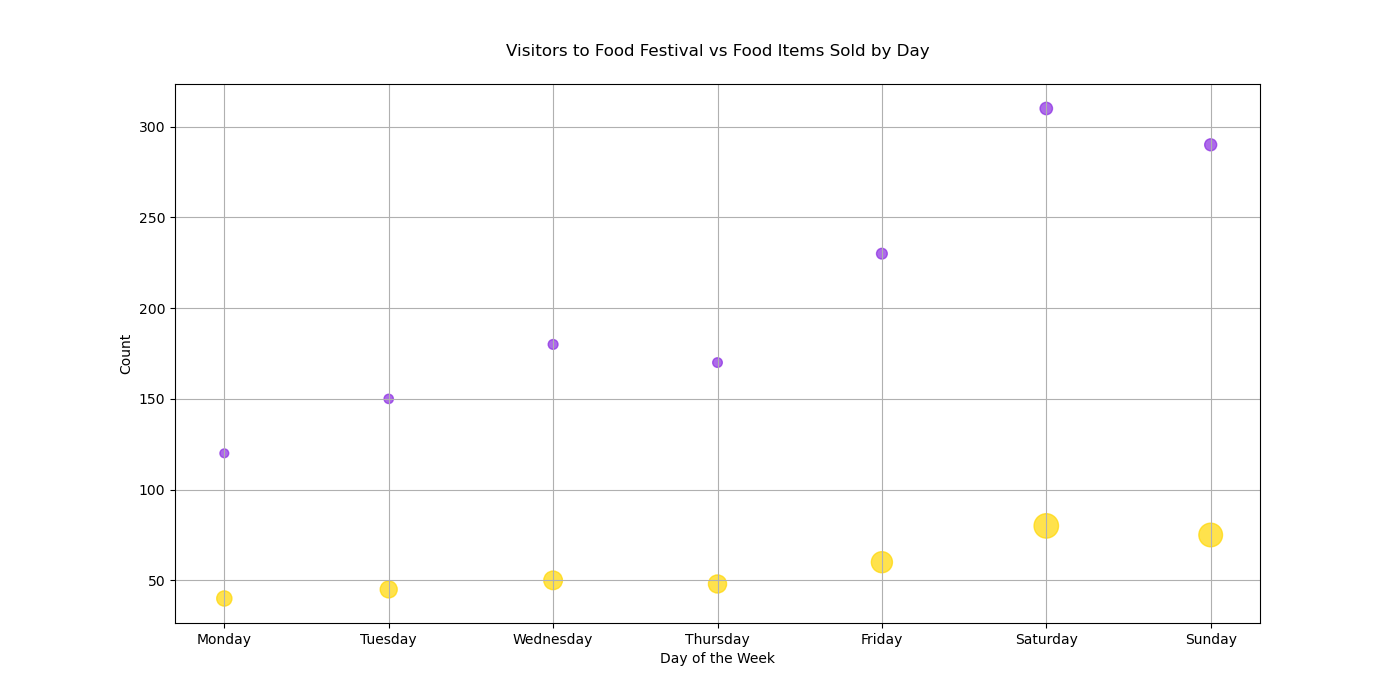

Here is the Python script that generated this plot:

import matplotlib.pyplot as plt

# Data points
days = ["Monday", "Tuesday", "Wednesday", "Thursday", "Friday", "Saturday", "Sunday"]
visitors_to_food_festival = [120, 150, 180, 170, 230, 310, 290]
food_items_sold = [40, 45, 50, 48, 60, 80, 75]

# Mapped days to x-axis numerical values to plot
day_mapping = {day: i for i, day in enumerate(days)}
day_indices = [day_mapping[day] for day in days]

# Scatterplot
plt.figure(figsize=(14, 7))  # Modify the width and height of the chart
plt.scatter(day_indices, visitors_to_food_festival, s=food_items_sold, c='#8A2BE2', alpha=0.7)
plt.scatter(day_indices, food_items_sold, s=visitors_to_food_festival, c='#FFD700', alpha=0.7)

# Customizing the plot
plt.title('Visitors to Food Festival vs Food Items Sold by Day', pad=20)
plt.xlabel('Day of the Week')
plt.ylabel('Count')
plt.xticks(day_indices, days)  # Set x-axis ticks to be the days of the week
plt.grid(True)

# Show plot
plt.show()
